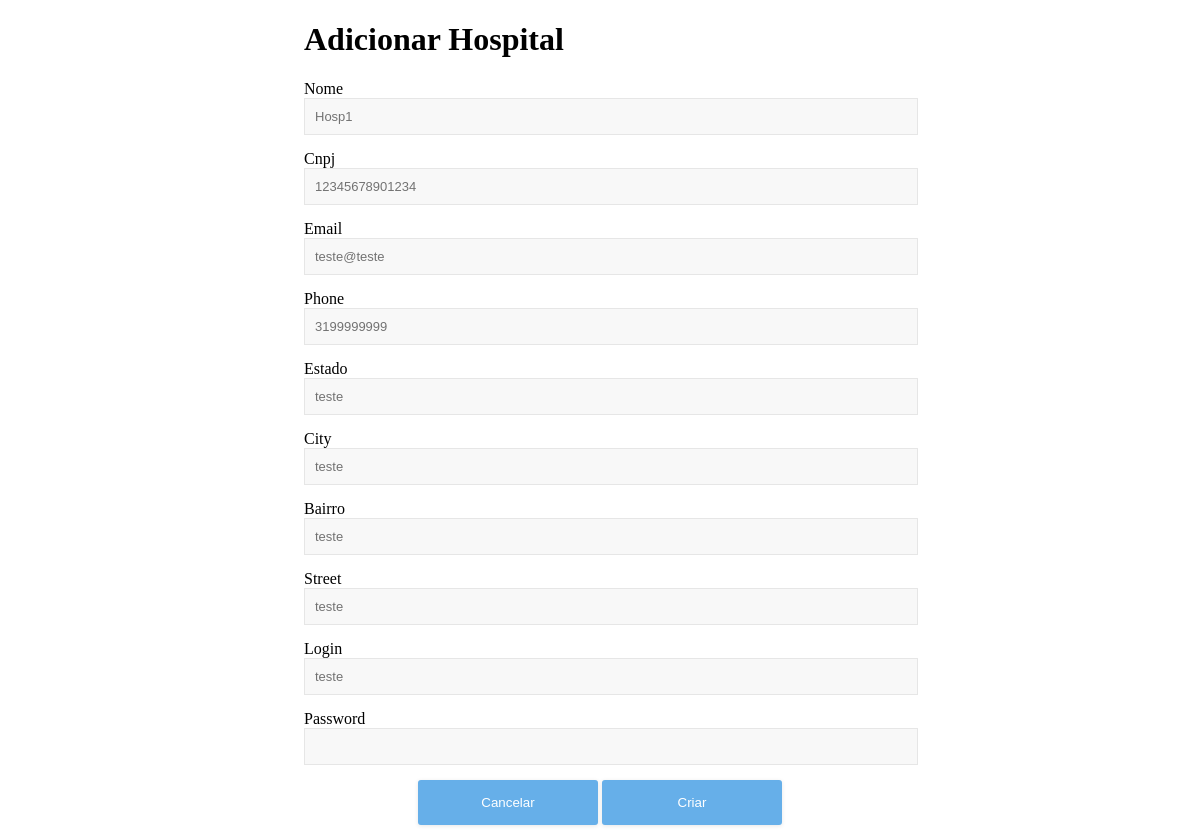
The app's page /hospital/edit/6 with its own data.
### polls/models.py (models this page shows, shortened)
class Hospital(models.Model):
	nome = models.CharField(max_length=50)
	cnpj = models.CharField(max_length=50)
	email = models.CharField(max_length=50)
	phone = models.CharField(max_length=14)
	estado = models.CharField(max_length=20)
	city = models.CharField(max_length=20)
	bairro = models.CharField(max_length=30)
	street = models.CharField(max_length=20)
	login = models.CharField(max_length=20)
	password = models.CharField(max_length=20)

### polls/views.py (the view)
# urls.py: url(r'^hospital/edit/(?P<pk>\d+)$', views.HospUpdate.as_view(), name='hospital_edit'),
class HospUpdate(UpdateView):
    model = Hospital
    success_url = reverse_lazy('hospital_list')
    form_class = HospForm
    template_name = 'polls/Hospital/hospital_form.html'

### polls/forms.py
class HospForm(ModelForm):
    class Meta:
        model = Hospital
        fields = ['nome', 'cnpj', 'email', 'phone', 'estado', 'city', 'bairro', 'street', 'login',
                  'password']
        widgets = {'cnpj': TextInput(attrs={'pattern': '^\d{14}$', 'title': '14 digitos de um CNPJ valido'}),
                   'email': EmailInput(),
                   'phone': TextInput(attrs={'pattern': '^(\+\d{2})?(\d{10}(\d{1})?)$', 'title': '031999999999'}),
                   'login': TextInput(attrs={'autocomplete': 'new-login'}),
                   'password': PasswordInput(attrs={'autocomplete': 'new-password'})
                   }

### templates/polls/Hospital/hospital_form.html (shortened to what this page needs)
<!DOCTYPE html>
<html>
<head>
    {% load static %}
	<link rel='stylesheet prefetch' href="{% static 'css/style.css' %}">
</head>
<body>
    <div class="container">
        <h1>Adicionar Hospital</h1>
        <form action="{{ action }}" method="post">{% csrf_token %}
            {% for field in form %}
                {{ field.label }}
                {{ field }}
            {% endfor %}
            <div class="center">
                <button type="button" onclick="window.location='{% url "hospital_list" %}'" class="form-btn">Cancelar</button>
                <button type="submit" class="form-btn">Criar</button>
            </div>
        </form>
    </div>
</body>
</html>

### polls/static/css/style.css (style rules this page uses)
.center { display: block; margin: auto; text-align: center; }
input, select { width: 100%; padding: 10px; background:#f8f8f8; border:1px solid rgba(0, 0, 0, 0.075); margin-bottom:15px; color:#727272 !important; font-size:13px; -webkit-transition: all 0.4s; -moz-transition: all 0.4s; transition: all 0.4s; }
.form-btn { width:180px; height: auto; padding:15px; color:#fff; background:#66afe9; border:none; border-radius:3px; outline: none; -webkit-transition: all 0.3s; -moz-transition: all 0.3s; transition: all 0.3s; box-shadow: 0px 1px 4px rgba(0,0,0, 0.10); -moz-box-shadow: 0px 1px 4px rgba(0,0,0, 0.10); -webkit-box-shadow: 0px 1px 4px rgba(0,0,0, 0.10); }
.container { width: 50%; margin: auto; }

### records on screen
Hospital: form "Hosp1" "12345678901234" "teste@teste" "3199999999" "teste" "teste" "teste" "teste" "teste"

### other values on screen
{{ field.label }} "Nome" "Cnpj" "Email" "Phone" "Estado" "City" "Bairro" "Street" "Login" "Password"
